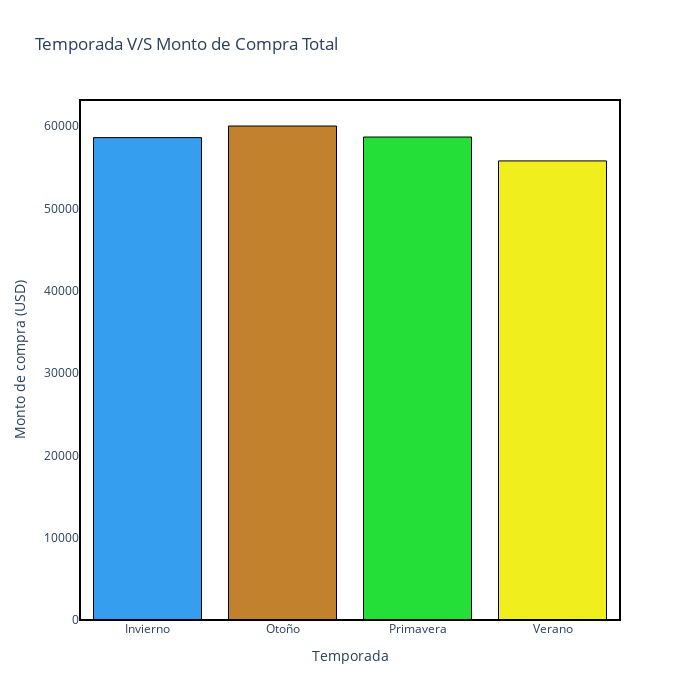
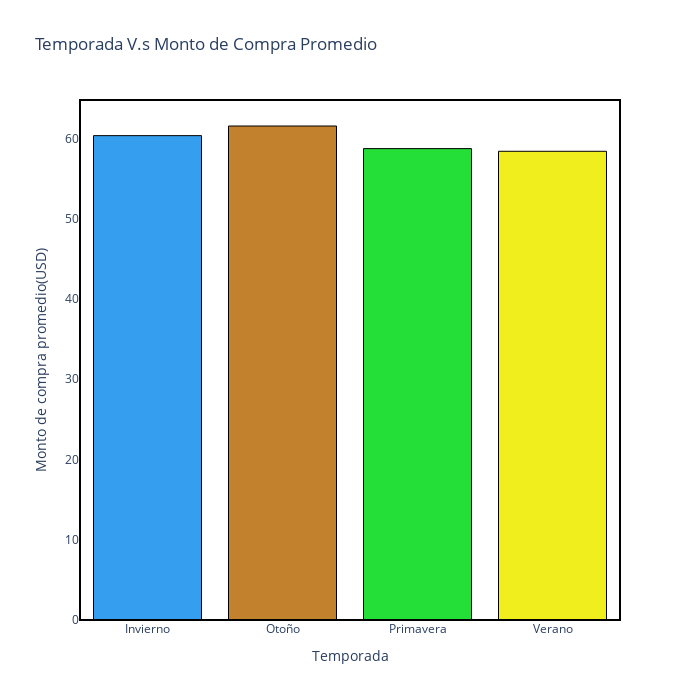

Source (notebook cell) for these figures, in order:
### Markdown cell above
<center>
<h1>Temporada vs Monto de compra</h1>
</center>

### Code cell
punto4_A=pd.DataFrame(tarea.groupby('Season')['Purchase Amount (USD)'].sum())
punto4_B=pd.DataFrame(tarea.groupby('Season')['Purchase Amount (USD)'].mean())

color=["#359EEF","#C2812D","#24DF37","#F1EE1E"]

fig = go.Figure()
fig.add_trace(go.Bar(
    x=punto4_A.index,
    y=punto4_A['Purchase Amount (USD)'],
    marker_color=color,
    marker=dict(
        line=dict(
            color='black',   
            width=1      
        )
    )
))
fig.update_layout(
    title='Temporada V/S Monto de Compra Total',
    xaxis_title='Temporada',
    yaxis_title='Monto de compra (USD)',
    barmode='stack',
    plot_bgcolor="rgba(250,220,220,0)",
    shapes=[dict(type="rect", xref="paper", yref="paper",
                 x0=0, y0=0, x1=1, y1=1,
                 line=dict(color="black", width=2),
                 fillcolor="rgba(0,0,0,0)")],
    yaxis=dict(
        tickformat='d'
    ),
    width=700, 
    height=700

    )
fig.show()



fig = go.Figure()
fig.add_trace(go.Bar(
    x=punto4_B.index,
    y=punto4_B['Purchase Amount (USD)'],
    marker_color=color,
    marker=dict(
        line=dict(
            color='black',   
            width=1      
        )
    )
))
fig.update_layout(
    title='Temporada V.s Monto de Compra Promedio',
    xaxis_title='Temporada',
    yaxis_title='Monto de compra promedio(USD)',
    barmode='stack',
    plot_bgcolor="rgba(250,220,220,0)",
    shapes=[dict(type="rect", xref="paper", yref="paper",
                 x0=0, y0=0, x1=1, y1=1,
                 line=dict(color="black", width=2),
                 fillcolor="rgba(0,0,0,0)")],
    yaxis=dict(
        tickformat='%.1%'
    ),
    width=700, 
    height=700

    )
fig.show()

### Figure 1 — Plotly figure (JSON) as saved in the notebook; plotly's stock layout.template omitted (floating-point values rounded to 4 significant figures)
{"data": [{"marker": {"color": ["#359EEF", "#C2812D", "#24DF37", "#F1EE1E"], "line": {"color": "black", "width": 1}}, "type": "bar", "x": ["Invierno", "Otoño", "Primavera", "Verano"], "y": [58607, 60018, 58679, 55777]}], "layout": {"barmode": "stack", "height": 700, "plot_bgcolor": "rgba(250,220,220,0)", "shapes": [{"fillcolor": "rgba(0,0,0,0)", "line": {"color": "black", "width": 2}, "type": "rect", "x0": 0, "x1": 1, "xref": "paper", "y0": 0, "y1": 1, "yref": "paper"}], "title": {"text": "Temporada V/S Monto de Compra Total"}, "width": 700, "xaxis": {"title": {"text": "Temporada"}}, "yaxis": {"tickformat": "d", "title": {"text": "Monto de compra (USD)"}}}}

### Figure 2 — Plotly figure (JSON) as saved in the notebook; plotly's stock layout.template omitted (floating-point values rounded to 4 significant figures)
{"data": [{"marker": {"color": ["#359EEF", "#C2812D", "#24DF37", "#F1EE1E"], "line": {"color": "black", "width": 1}}, "type": "bar", "x": ["Invierno", "Otoño", "Primavera", "Verano"], "y": [60.36, 61.56, 58.74, 58.41]}], "layout": {"barmode": "stack", "height": 700, "plot_bgcolor": "rgba(250,220,220,0)", "shapes": [{"fillcolor": "rgba(0,0,0,0)", "line": {"color": "black", "width": 2}, "type": "rect", "x0": 0, "x1": 1, "xref": "paper", "y0": 0, "y1": 1, "yref": "paper"}], "title": {"text": "Temporada V.s Monto de Compra Promedio"}, "width": 700, "xaxis": {"title": {"text": "Temporada"}}, "yaxis": {"tickformat": "%.1%", "title": {"text": "Monto de compra promedio(USD)"}}}}
